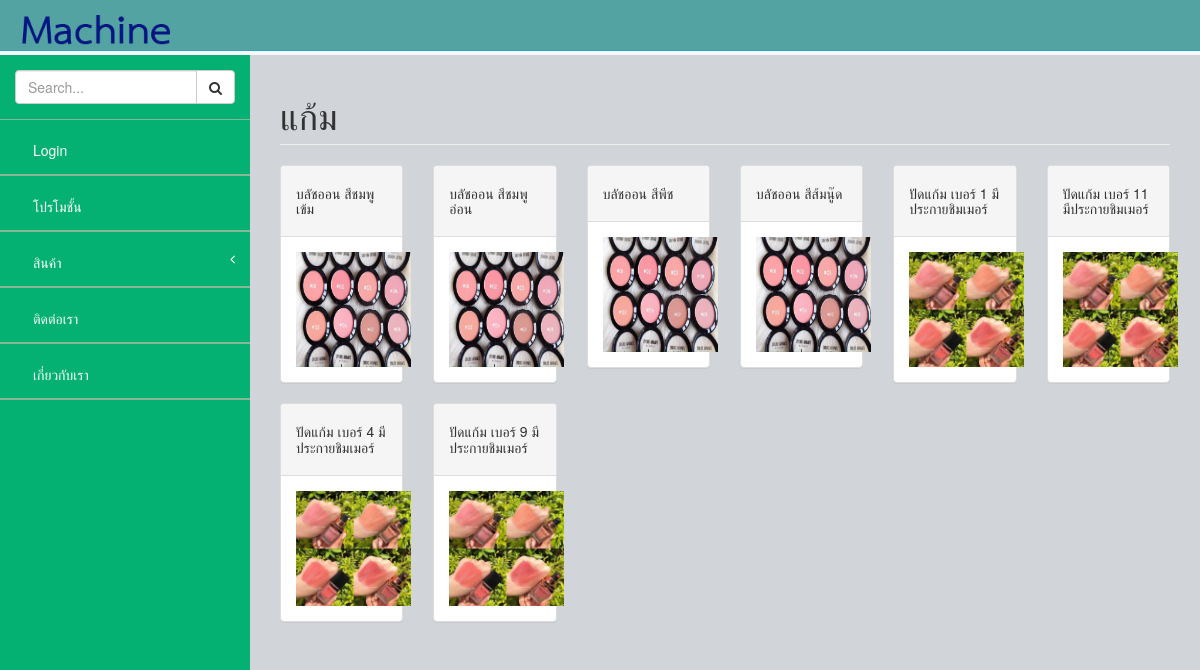
Screenshot of /cheek.php with the database file from the repository.
### tables this page shows
CREATE TABLE `product` (
  `ProductID` smallint(5) NOT NULL,
  `ProductName` varchar(255) NOT NULL,
  `ProductPrice` smallint(5) NOT NULL,
  `ProductPicture` varchar(255) NOT NULL,
  `ProductCategory` varchar(50) NOT NULL,
  `productColor` text NOT NULL
);

### cheek.php (the view, shortened to what this page needs)
<!DOCTYPE html>
<html>
<head>
    <link href="assets/plugins/bootstrap/bootstrap.css" rel="stylesheet" />
    <link href="assets/font-awesome/css/font-awesome.css" rel="stylesheet" />
    <link href="assets/plugins/pace/pace-theme-big-counter.css" rel="stylesheet" />
    <link href="assets/css/style.css" rel="stylesheet" />
      <link href="assets/css/main-style.css" rel="stylesheet" />
</head>
<body>
    <div id="wrapper">
        <nav class="navbar navbar-default navbar-fixed-top" role="navigation" id="navbar">
            <div class="navbar-header">
                <a class="navbar-brand" href="index.php">
                    <img src="assets/img/Machine.png" alt="" />
                </a>
            </div>
        </nav>
        <nav class="navbar-default navbar-static-side" role="navigation">
            <div class="sidebar-collapse">
                <ul class="nav" id="side-menu">
                    <li class="sidebar-search ">
                        <form  action="Search.php" method="post">
                        <div class="input-group custom-search-form">
                            <input type="text" class="form-control" name="boxSearch" placeholder="Search...">
                            <span class="input-group-btn">
                                <button class="btn btn-default" type="submit">
                                    <i class="fa fa-search"></i>
                                </button>
                            </span>
                        </div>
                          </form>
                    </li>
                    <?php
                    include 'php/connect.php';
                    if (isset($_SESSION["user_Type"])) {
                    echo '<li>
                          <h4>&nbsp;&nbsp;&nbsp;&nbsp;&nbsp;&nbsp;'.$_SESSION["user_Name"].'</h4>
                          </li>
                          <li>
                          <a href="php/logOut.php"><i class="fa fa-fw"></i>Logout</a>
                          </li>';
                    }else {
                      echo '<li>
                            <a href="login.html"><i class="fa fa-fw"></i>Login</a>
                            </li>';
                    }
                    ?>
                    <li>
                        <a href="index.php"><i class="fa fa-fw"></i>โปรโมชั้น</a>
                    </li>
                    <li>
                        <a href="#"><i class="fa fa-fw"></i>สินค้า<span class="fa arrow"></span></a>
                    </li>
                     <li>
                        <a href="ContactUs.php"><i class="fa fa-fw"></i>ติดต่อเรา</a>
                    </li>
                    <li>
                        <a href="AboutUs.php"><i class="fa fa-fw"></i>เกี่ยวกับเรา</a>
                    </li>
                </ul>
            </div>
        </nav>
        <div id="page-wrapper" >
            <div class="row">
                <div class="col-lg-12">
                    <h1 class="page-header">แก้ม</h1>
                </div>
            </div>
            <?php
            $search = null;
            $sqlSearch = "SELECT * FROM product WHERE ProductName LIKE '%".$search."%' AND ProductCategory = 'แก้ม' ORDER BY 	ProductName ASC ";
            $querySearch = mysqli_query($link,$sqlSearch);
             ?>
            <div class="row">
              <?php
              while($resultSearch=mysqli_fetch_array($querySearch,MYSQLI_ASSOC))
              {
              ?>
              <a  href="outputproduct.php?ProductID=<?php echo $resultSearch["ProductID"];?>">
                <div class="col-sm-2">
                    <div class="panel panel-default">
                      <div class="panel-heading">
                        <h5><?php echo $resultSearch["ProductName"]; ?></h5>
                      </div>
                        <div class="panel-body">
                            <img  src="Imgproduct/<?php echo $resultSearch['ProductPicture'];?>"width="115px"height="115px">
                            </div>
                        </div>
                    </div>
                  </a>
            <?php } ?>
            </div>
        </div>
    </div>
</body>
</html>

### assets/css/style.css (style rules this page uses)
body { background-color: #f8f8f8; }
#wrapper { width: 100%; margin-top: 55px!important; background-color:#04B173; }
#page-wrapper { padding: 0 15px; min-height: 568px; background-color:rgb(209, 212, 216); }
.navbar-static-side ul li { border-bottom:1px solid #84B899 !important; }
.sidebar-search { padding: 15px; }
.arrow { float: right; }
.fa.arrow:before { content: "\f104"; }
@media (min-width:768px) { .navbar-static-side { z-index: 1; position: absolute; width: 250px; } }

### assets/css/main-style.css (style rules this page uses)
.nav > li > a { padding: 20px 15px; }
#side-menu { background-color:#04B173; }
#side-menu a { color:#fff; border-bottom: 1px solid #84B899 !important; height: 55px; }
#navbar { background-color:rgb(83, 163, 163); }
.navbar-brand { padding-left:20px; }
.navbar-brand img { height:30px; }
.navbar-default { border-color: #27A6BE; }
@media (min-width:768px) { #page-wrapper { position: inherit; margin: 0 0 0 250px; padding: 0 30px; min-height: 1000px; } }

### rows the page displays
product: ProductName "บลัชออน สีชมพูเข้ม", ProductPicture (picture)
product: ProductName "บลัชออน สีชมพูอ่อน", ProductPicture (picture)
product: ProductName "บลัชออน สีพีช", ProductPicture (picture)
product: ProductName "บลัชออน สีส้มนู๊ด", ProductPicture (picture)
product: ProductName "ปัดแก้ม เบอร์ 1 มีประกายชิมเมอร์", ProductPicture (picture)
product: ProductName "ปัดแก้ม เบอร์ 11 มีประกายชิมเมอร์", ProductPicture (picture)
product: ProductName "ปัดแก้ม เบอร์ 4 มีประกายชิมเมอร์", ProductPicture (picture)
product: ProductName "ปัดแก้ม เบอร์ 9 มีประกายชิมเมอร์", ProductPicture (picture)
